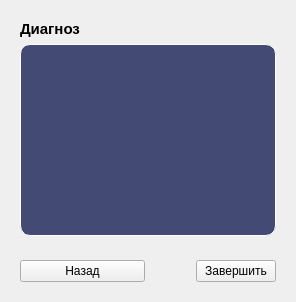
                   <widget class="QWidget" name="diagnos">
                    <layout class="QVBoxLayout" name="verticalLayout_23">
                     <item>
                      <widget class="QWidget" name="widget_17" native="true">
                       <layout class="QVBoxLayout" name="verticalLayout_24">
                        <item>
                         <widget class="QLabel" name="label_13">
                          <property name="styleSheet">
                           <string notr="true">*{
	font:15px;
	font-weight:900;
}</string>
                          </property>
                          <property name="text">
                           <string>Диагноз</string>
                          </property>
                         </widget>
                        </item>
                        <item>
                         <widget class="QTextEdit" name="diagEdit">
                          <property name="styleSheet">
                           <string notr="true">*{
		background-color: rgb(67, 74, 115);
		border: 1px solid #fff;
		border-radius: 10px;
}</string>
                          </property>
                          <property name="html">
                           <string>&lt;!DOCTYPE HTML PUBLIC &quot;-//W3C//DTD HTML 4.0//EN&quot; &quot;http://www.w3.org/TR/REC-html40/strict.dtd&quot;&gt;
&lt;html&gt;&lt;head&gt;&lt;meta name=&quot;qrichtext&quot; content=&quot;1&quot; /&gt;&lt;style type=&quot;text/css&quot;&gt;
p, li { white-space: pre-wrap; }
&lt;/style&gt;&lt;/head&gt;&lt;body style=&quot; font-family:'Segoe UI Semibold'; font-size:8pt; font-weight:400; font-style:normal;&quot;&gt;
&lt;p style=&quot;-qt-paragraph-type:empty; margin-top:0px; margin-bottom:0px; margin-left:0px; margin-right:0px; -qt-block-indent:0; text-indent:0px;&quot;&gt;&lt;br /&gt;&lt;/p&gt;&lt;/body&gt;&lt;/html&gt;</string>
                          </property>
                         </widget>
                        </item>
                       </layout>
                      </widget>
                     </item>
                     <item>
                      <widget class="QWidget" name="widget_18" native="true">
                       <property name="sizePolicy">
                        <sizepolicy hsizetype="Preferred" vsizetype="Maximum">
                         <horstretch>0</horstretch>
                         <verstretch>0</verstretch>
                        </sizepolicy>
                       </property>
                       <property name="maximumSize">
                        <size>
                         <width>16777215</width>
                         <height>50</height>
                        </size>
                       </property>
                       <layout class="QHBoxLayout" name="horizontalLayout_14">
                        <item>
                         <widget class="QPushButton" name="pushButton_7">
                          <property name="sizePolicy">
                           <sizepolicy hsizetype="Preferred" vsizetype="Preferred">
                            <horstretch>0</horstretch>
                            <verstretch>0</verstretch>
                           </sizepolicy>
                          </property>
                          <property name="layoutDirection">
                           <enum>Qt::RightToLeft</enum>
                          </property>
                          <property name="text">
                           <string>Назад</string>
                          </property>
                         </widget>
                        </item>
                        <item alignment="Qt::AlignRight">
                         <widget class="QPushButton" name="pushButton_8">
                          <property name="sizePolicy">
                           <sizepolicy hsizetype="Preferred" vsizetype="Preferred">
                            <horstretch>0</horstretch>
                            <verstretch>0</verstretch>
                           </sizepolicy>
                          </property>
                          <property name="text">
                           <string>Завершить</string>
                          </property>
                         </widget>
                        </item>
                       </layout>
                      </widget>
                     </item>
                    </layout>
                   </widget>
